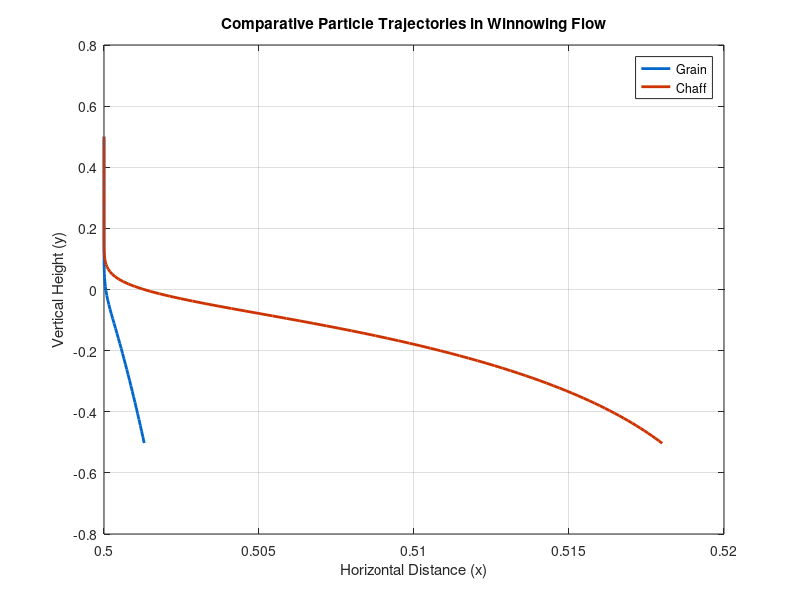

Write MATLAB code to recreate this figure.
%% Particle Trajectory Simulation (Winnowing Process)
% This script simulates the movement of grain and chaff in an air stream
% using the Runge-Kutta (RK4) numerical integration method.

clear; clc;

% --- Configuration & Constants ---
start_pos = [0.50, 0.50];     % Initial [x, y] coordinates
bin_threshold = -0.50;        % Y-coordinate where bins are located
u_ref = 0.1;                  % Reference fluid velocity
nozzle_h = 0.10;              % Nozzle height parameter

% Environmental Properties
air_density = 1.2;            % rho_f (kg/m^3)
air_viscosity = 1.8e-5;       % mu_f (Pa*s)
gravity = 9.81;

% Particle Definitions [Density, Diameter]
grain_props = [750, 2.5e-3]; 
chaff_props = [50, 3.25e-3];

% Simulation Parameters
num_steps = 200;
time_increment = 1 / num_steps;

% --- Data Storage Setup ---
% Results stored as: trajectories{1} = Grain, trajectories{2} = Chaff
trajectories = cell(1, 2); 

% --- Physics Model Functions ---
% Fluid velocity profile (x-direction only)
get_v_fluid = @(px, py) 6.2 * u_ref * sqrt(nozzle_h / px) * exp(-50 * (py^2 / px^2));

% --- Main Simulation Loop ---
for p_type = 1:2
    % Select properties based on iteration
    if p_type == 1
        p_rho = grain_props(1); p_dia = grain_props(2);
    else
        p_rho = chaff_props(1); p_dia = chaff_props(2);
    end
    
    % Derived Geometric properties
    p_vol = (pi * p_dia^3) / 6;
    p_area = pi * (p_dia/2)^2;
    
    % Initial States: [x, y, vx, vy]
    state = [start_pos(1), start_pos(2), 0, 0];
    history = state;
    t = 0;
    
    % Time Integration (Falling until bin threshold reached)
    while state(2) > bin_threshold
        curr_x = state(1);
        curr_y = state(2);
        curr_vx = state(3);
        curr_vy = state(4);
        
        % Calculate Forces at current step
        v_f = get_v_fluid(curr_x, curr_y);
        rel_v_x = v_f - curr_vx;
        rel_v_y = 0 - curr_vy;
        v_mag = sqrt(rel_v_x^2 + rel_v_y^2);
        
        % Reynolds number and Drag Coefficient
        Re = (air_density * v_mag * p_dia) / air_viscosity;
        if Re < 800
            coeff_d = (24/Re) * (1 + 0.15 * Re^0.687);
        else
            coeff_d = 0.44;
        end
        
        % Force Calculations
        f_drag_x = 0.5 * air_density * p_area * coeff_d * v_mag * rel_v_x;
        f_drag_y = 0.5 * air_density * p_area * coeff_d * v_mag * rel_v_y;
        f_net_y = (p_rho * p_vol * gravity) - (air_density * p_vol * gravity) + f_drag_y;
        
        % Define Derivatives for RK4: d[x, y, vx, vy]/dt
        % Note: y-position decreases, so we treat gravity-driven motion accordingly
        derivs = @(s) [s(3), -s(4), f_drag_x/(p_rho*p_vol), f_net_y/(p_rho*p_vol)];
        
        % RK4 Integration Steps
        k1 = derivs(state);
        k2 = derivs(state + 0.5 * time_increment * k1);
        k3 = derivs(state + 0.5 * time_increment * k2);
        k4 = derivs(state + time_increment * k3);
        
        % Update State
        state = state + (time_increment / 6) * (k1 + 2*k2 + 2*k3 + k4);
        history = [history; state]; 
    end
    trajectories{p_type} = history;
end

% --- Visualization ---
figure('Color', 'w');
plot(trajectories{1}(:,1), trajectories{1}(:,2), 'LineWidth', 2, 'Color', [0 0.4 0.8]);
hold on;
plot(trajectories{2}(:,1), trajectories{2}(:,2), 'LineWidth', 2, 'Color', [0.8 0.2 0]);
grid on;

% Styling and Labels
xlabel('Horizontal Distance (x)');
ylabel('Vertical Height (y)');
title('Comparative Particle Trajectories in Winnowing Flow');
legend('Grain', 'Chaff', 'Location', 'best');
set(gca, 'FontSize', 10);
